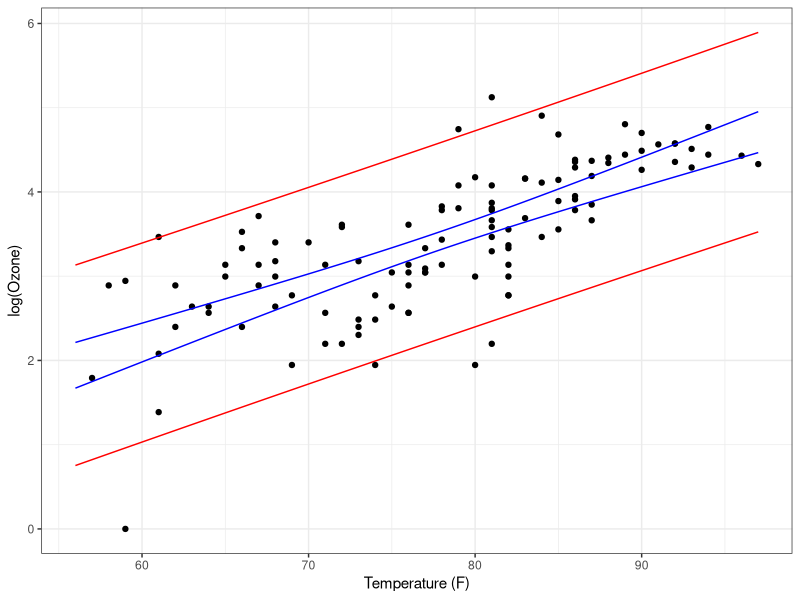
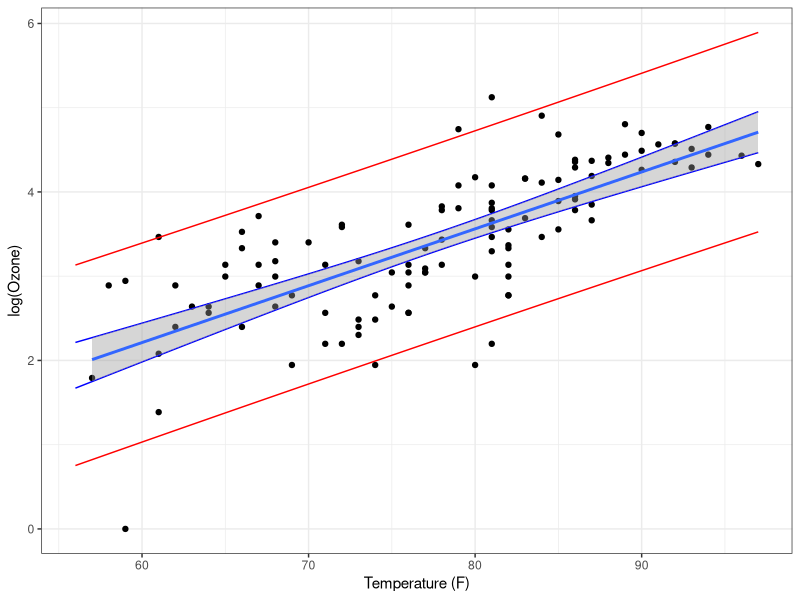
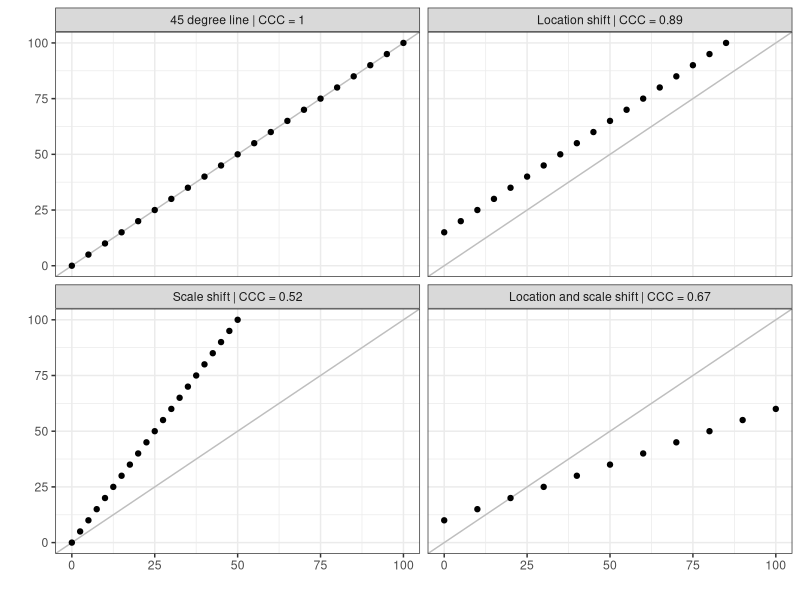

The R script that drew these images, in order:
## ---- chunk 1
knitr::opts_chunk$set(echo = TRUE,
  message = FALSE, 
  warning = FALSE,
  cache = TRUE)
library(tidyverse)
ggplot2::theme_set(cowplot::theme_half_open())
# ggplot2::theme_set(ggplot2::theme_minimal())
## ---- chunk 2
#| message=FALSE, warning=FALSE
library(tidyverse)
multi_fit <- lm(log(Ozone) ~ Temp + Solar.R + Wind, data = airquality)
summary(multi_fit)
## ---- chunk 3
#| message=FALSE, warning=FALSE
to_predict <- data.frame(Temp = 80, Solar.R = 145, Wind = 10.9)
## ---- chunk 4
#| message=FALSE, warning=FALSE
predict(multi_fit, newdata = to_predict, interval = "confidence")
predict(multi_fit, newdata = to_predict, interval = "prediction")
## ---- chunk 5
fit <- lm(log(Ozone) ~ Temp, data = airquality)
## ---- chunk 6
# Generate values to predict at in 0.1 degree increments
to_pred <- data.frame(Temp = seq(min(airquality$Temp), max(airquality$Temp), by = 0.1))
preds_ci <- predict(fit, newdata = to_pred, interval = "confidence") # confidence interval
preds_pi <- predict(fit, newdata = to_pred, interval = "prediction") # prediction interval
## ---- chunk 7
pred_df <- data.frame(Temp = to_pred$Temp,
                      Lci = preds_ci[, "lwr"],
                      Uci = preds_ci[, "upr"],
                      Lpi = preds_pi[, "lwr"],
                      Upi = preds_pi[, "upr"])
## ---- chunk 8
#| code-fold: true
p <-
  ggplot(airquality, aes(Temp, log(Ozone))) +
  geom_point() + 
  geom_line(data = pred_df, aes(Temp, Lci), color = "blue") +
  geom_line(data = pred_df, aes(Temp, Uci), color = "blue") +
  geom_line(data = pred_df, aes(Temp, Lpi), color = "red") +
  geom_line(data = pred_df, aes(Temp, Upi), color = "red") +
  labs(x = "Temperature (F)", y = "log(Ozone)") +
  theme_bw()
p
## ---- chunk 9
#| code-fold: true
p + geom_smooth(method = "lm", se = TRUE)
## ---- chunk 10
#| code-fold: true
library(tidyverse)

df <- tibble(y = seq(0, 100, 5),
  "45 degree line | CCC = 1" = seq(0, 100, 5)) %>%
  mutate("Location shift | CCC = 0.89" = `45 degree line | CCC = 1` - 15) %>%
  mutate("Scale shift | CCC = 0.52" = y / 2) %>%
  mutate("Location and scale shift | CCC = 0.67" = y * 2 - 20)

# pivot
df_long <- df %>%
  pivot_longer(-1, values_to = "x") %>%
  mutate(name = factor(name, 
    levels = c("45 degree line | CCC = 1",
      "Location shift | CCC = 0.89",
      "Scale shift | CCC = 0.52",
      "Location and scale shift | CCC = 0.67")))

ggplot(df_long, aes(x, y)) +
  geom_abline(intercept = 0, slope = 1, size = 0.5, colour = "grey") +
  facet_wrap(~name) +
  geom_point() +
  xlim(0, 100) +
  labs(x = "", y = "") +
  theme_bw() +
  geom_blank() 
## ---- chunk 11
#| include: false
# Calculate CCC
# library(DescTools)
# CCC(df$y, df$`45 degree line | CCC = 1`)$rho.c[[1]]
# CCC(df$y, df$`Location shift | CCC = 0.89`)$rho.c[[1]]
# CCC(df$y, df$`Scale shift | CCC = 0.52`)$rho.c[[1]]
# CCC(df$y, df$`Location and scale shift | CCC = 0.67`)$rho.c[[1]]

## ---- chunk 12
library(caret)
